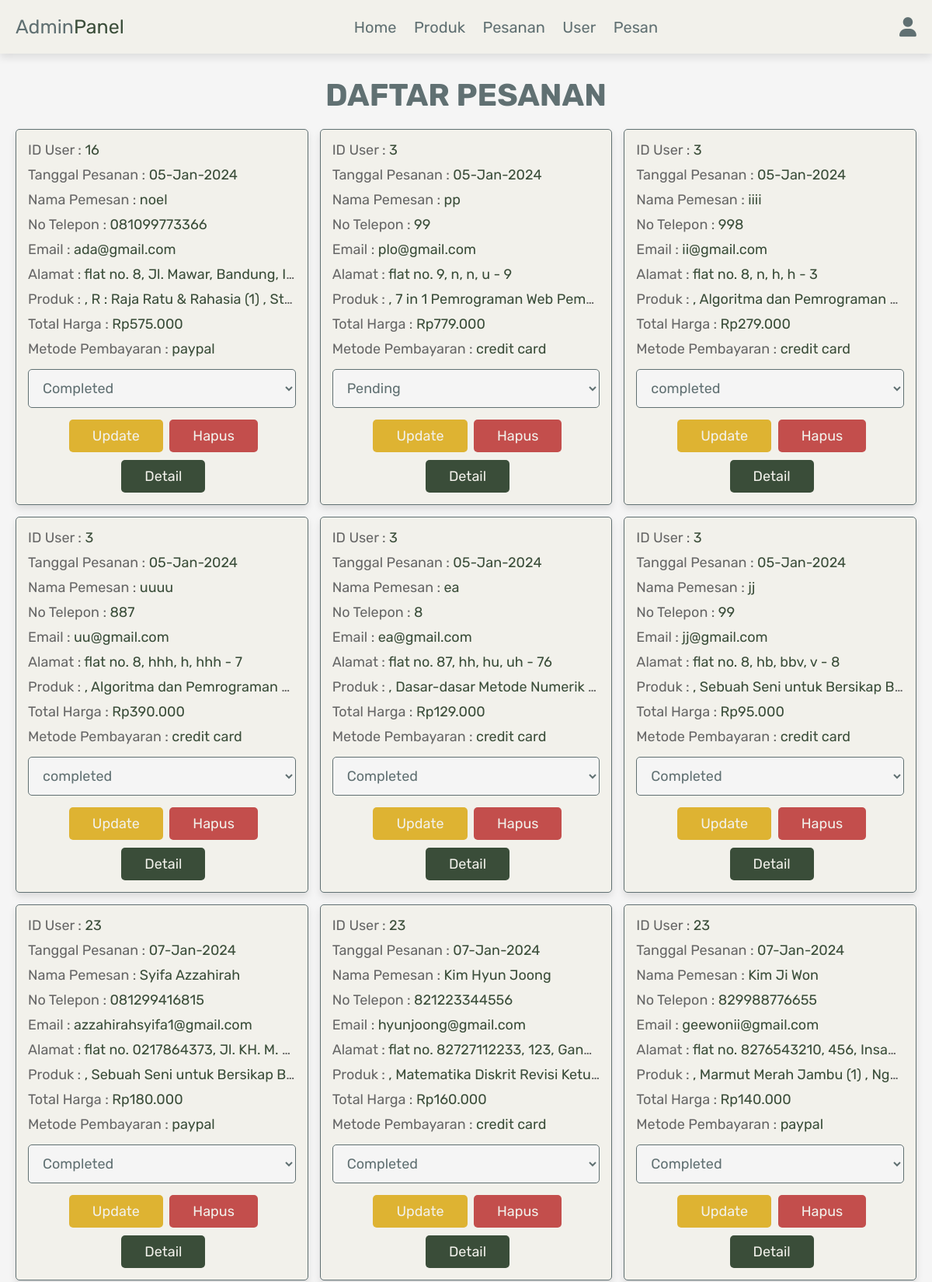
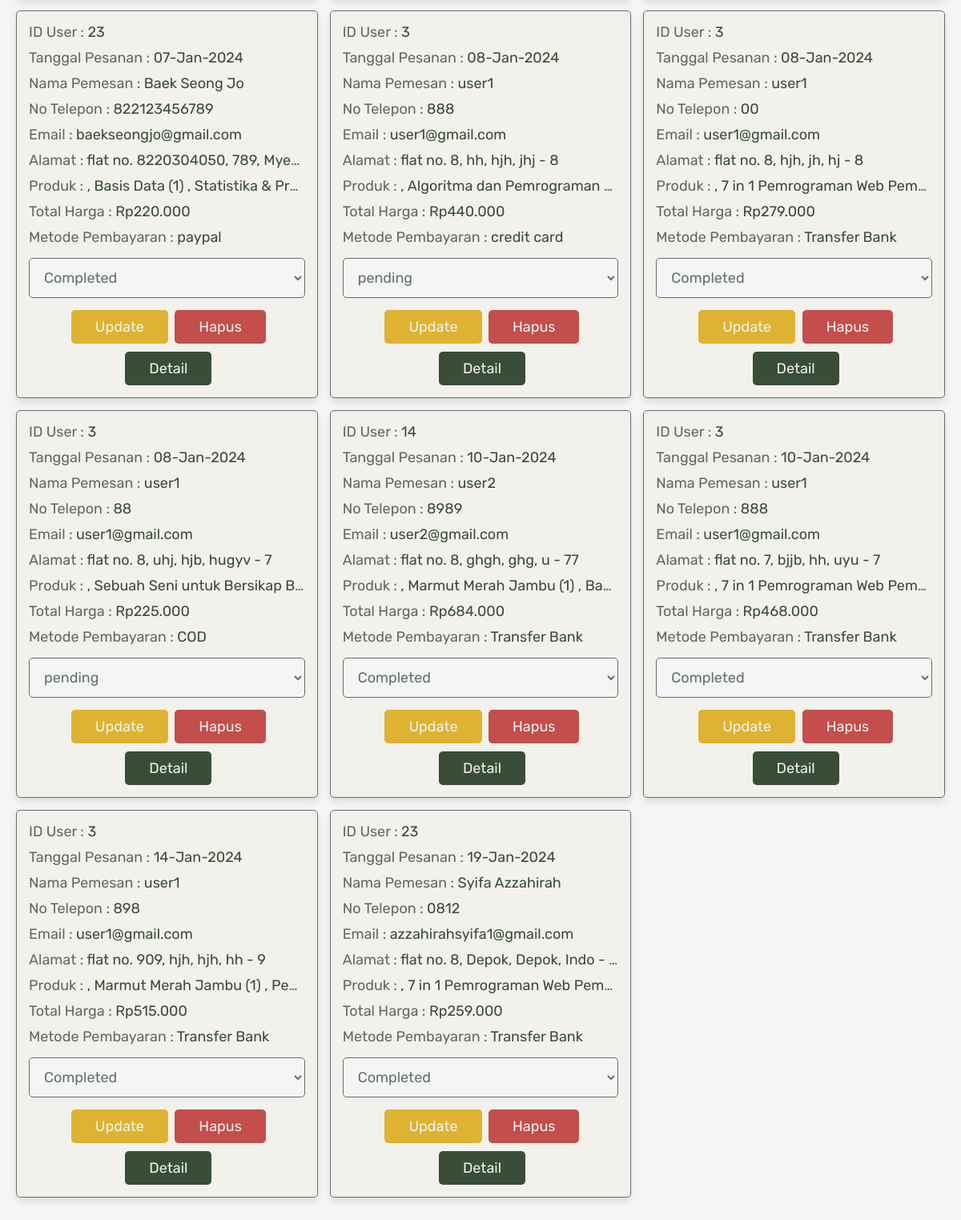
Screenshot of /admin_orders.php (signed in) with the database file from the repository (2 pictures, top to bottom).
### tables this page shows
CREATE TABLE `orders` (
  `id` int(100) NOT NULL,
  `user_id` int(100) NOT NULL,
  `name` varchar(100) NOT NULL,
  `number` varchar(12) NOT NULL,
  `email` varchar(100) NOT NULL,
  `method` varchar(50) NOT NULL,
  `address` varchar(500) NOT NULL,
  `total_products` varchar(1000) NOT NULL,
  `total_price` int(100) NOT NULL,
  `placed_on` varchar(50) NOT NULL,
  `payment_status` varchar(20) NOT NULL DEFAULT 'pending'
);

### admin_orders.php (the view, shortened to what this page needs)
<?php
include 'config.php';
?>
<!DOCTYPE html>
<html lang="en">
<head>
   <link rel="stylesheet" href="https://cdnjs.cloudflare.com/ajax/libs/font-awesome/6.0.0/css/all.min.css">
   <link rel="stylesheet" href="css/admin_style.css">
</head>
<body>
<?php include 'admin_header.php'; ?>
<section class="orders">
   <h1 class="title">Daftar Pesanan</h1>
   <div class="box-container">
      <?php
      $select_orders = mysqli_query($conn, "SELECT * FROM `orders`") or die('query failed');
      if(mysqli_num_rows($select_orders) > 0){
         while($fetch_orders = mysqli_fetch_assoc($select_orders)){
      ?>
      <div class="box">
         <p> ID User : <span><?php echo $fetch_orders['user_id']; ?></span> </p>
         <p> Tanggal Pesanan : <span><?php echo $fetch_orders['placed_on']; ?></span> </p>
         <p> Nama Pemesan : <span><?php echo $fetch_orders['name']; ?></span> </p>
         <p> No Telepon : <span><?php echo $fetch_orders['number']; ?></span> </p>
         <p> Email : <span><?php echo $fetch_orders['email']; ?></span> </p>
         <p> Alamat : <span><?php echo $fetch_orders['address']; ?></span> </p>
         <p> Produk : <span><?php echo $fetch_orders['total_products']; ?></span> </p>
         <p> Total Harga : <span>Rp<?php echo number_format($fetch_orders['total_price'], 0, ',', '.'); ?></span> </p>
         <p> Metode Pembayaran : <span><?php echo $fetch_orders['method']; ?></span> </p>
         <form action="" method="post">
            <select name="update_payment">
               <option value="" selected disabled><?php echo $fetch_orders['payment_status']; ?></option>
            </select>
            <input type="submit" value="update" name="update_order" class="option-btn">
            <a href="admin_orders.php?delete=<?php echo $fetch_orders['id']; ?>" onclick="return confirm('Hapus Pesanan Ini?');" class="delete-btn">Hapus</a>
            <a href="detail_pesanan_admin.php?id=<?php echo $fetch_orders['id']; ?>" class="detail-btn">Detail</a>
         </form>
      </div>
      <?php
         }
      }else{
         echo '<p class="empty">Tidak Ada Pesanan!</p>';
      }
      ?>
   </div>
</section>
</body>
</html>

### css/admin_style.css (style rules this page uses)
:root { --green: #4f6f52; --oldgreen: #3a4d39; --red: #c34e4c; --yellow: #deb332; --black: #607072; --white: #f2f1eb; --light-color: #666; --light-white: #ccc; --light-bg: #f5f5f5; --border: 0.1rem solid var(--black); --box-shadow: 0 0.5rem 1rem rgba(0, 0, 0, 0.1); }
* { font-family: "Rubik", sans-serif; margin: 0; padding: 0; box-sizing: border-box; outline: none; border: none; text-decoration: none; transition: all 0.2s linear; }
html { font-size: 62.5%; overflow-x: hidden; }
body { background-color: var(--light-bg); }
section { padding: 3rem 2rem; }
.title { text-align: center; margin-bottom: 2rem; text-transform: uppercase; color: var(--black); font-size: 4rem; }
.btn, .option-btn, .delete-btn, .white-btn, .detail-btn { display: inline-block; margin-top: 1rem; padding: 1rem 3rem; cursor: pointer; color: var(--white); font-size: 1.8rem; border-radius: 0.5rem; text-transform: capitalize; margin-left: 0.5rem; margin-right: 0.1rem; }
.white-btn, .btn, .detail-btn { background-color: var(--oldgreen); }
.option-btn { background-color: var(--yellow); }
.delete-btn { background-color: var(--red); }
.orders .box-container { display: grid; grid-template-columns: repeat(auto-fit, minmax(300px, 1fr)); gap: 1.5rem; max-width: 1200px; margin: 0 auto; align-items: flex-start; }
.orders .box-container .box { background-color: var(--white); padding: 1.5rem; border: var(--border); box-shadow: var(--box-shadow); border-radius: 0.5rem; text-align: left; overflow: hidden; }
.orders .box-container .box p { margin-bottom: 1rem; font-size: 1.8rem; color: var(--light-color); overflow: hidden; text-overflow: ellipsis; white-space: nowrap; }
.orders .box-container .box p span { color: var(--oldgreen); }
.orders .box-container .box form { text-align: center; }
.orders .box-container .box form select { border-radius: 0.5rem; margin: 0.5rem 0; width: 100%; background-color: var(--light-bg); border: var(--border); padding: 1.2rem 1.4rem; font-size: 1.8rem; color: var(--black); }

### rows the page displays
orders: user "16", placed_on "05-Jan-2024", name "noel", number "081099773366", email "ada@gmail.com", address "flat no. 8, Jl. Mawar, Bandung, I…", total_products ", R : Raja Ratu & Rahasia (1) , St…", total_price "575.000", method "paypal", update_payment "Completed"
orders: user "3", placed_on "05-Jan-2024", name "pp", number "99", email "plo@gmail.com", address "flat no. 9, n, n, u - 9", total_products ", 7 in 1 Pemrograman Web Pem…", total_price "779.000", method "credit card", update_payment "Pending"
orders: user "3", placed_on "05-Jan-2024", name "iiii", number "998", email "ii@gmail.com", address "flat no. 8, n, h, h - 3", total_products ", Algoritma dan Pemrograman…", total_price "279.000", method "credit card", update_payment "completed"
orders: user "3", placed_on "05-Jan-2024", name "uuuu", number "887", email "uu@gmail.com", address "flat no. 8, hhh, h, hhh - 7", total_products ", Algoritma dan Pemrograman…", total_price "390.000", method "credit card", update_payment "completed"
orders: user "3", placed_on "05-Jan-2024", name "ea", number "8", email "ea@gmail.com", address "flat no. 87, hh, hu, uh - 76", total_products ", Dasar-dasar Metode Numerik…", total_price "129.000", method "credit card", update_payment "Completed"
orders: user "3", placed_on "05-Jan-2024", name "jj", number "99", email "jj@gmail.com", address "flat no. 8, hb, bbv, v - 8", total_products ", Sebuah Seni untuk Bersikap B…", total_price "95.000", method "credit card", update_payment "Completed"
orders: user "23", placed_on "07-Jan-2024", name "Syifa Azzahirah", number "081299416815", email "azzahirahsyifa1@gmail.com", address "flat no. 0217864373, Jl. KH. M.…", total_products ", Sebuah Seni untuk Bersikap B…", total_price "180.000", method "paypal", update_payment "Completed"
orders: user "23", placed_on "07-Jan-2024", name "Kim Hyun Joong", number "821223344556", email "hyunjoong@gmail.com", address "flat no. 82727112233, 123, Gan…", total_products ", Matematika Diskrit Revisi Ketu…", total_price "160.000", method "credit card", update_payment "Completed"
orders: user "23", placed_on "07-Jan-2024", name "Kim Ji Won", number "829988776655", email "geewonii@gmail.com", address "flat no. 8276543210, 456, Insa…", total_products ", Marmut Merah Jambu (1) , Ng…", total_price "140.000", method "paypal", update_payment "Completed"
orders: user "23", placed_on "07-Jan-2024", name "Baek Seong Jo", number "822123456789", email "baekseongjo@gmail.com", address "flat no. 8220304050, 789, Mye…", total_products ", Basis Data (1) , Statistika & Pr…", total_price "220.000", method "paypal", update_payment "Completed"
orders: user "3", placed_on "08-Jan-2024", name "user1", number "888", email "user1@gmail.com", address "flat no. 8, hh, hjh, jhj - 8", total_products ", Algoritma dan Pemrograman…", total_price "440.000", method "credit card", update_payment "pending"
orders: user "3", placed_on "08-Jan-2024", name "user1", number "00", email "user1@gmail.com", address "flat no. 8, hjh, jh, hj - 8", total_products ", 7 in 1 Pemrograman Web Pem…", total_price "279.000", method "Transfer Bank", update_payment "Completed"
orders: user "3", placed_on "08-Jan-2024", name "user1", number "88", email "user1@gmail.com", address "flat no. 8, uhj, hjb, hugyv - 7", total_products ", Sebuah Seni untuk Bersikap B…", total_price "225.000", method "COD", update_payment "pending"
orders: user "14", placed_on "10-Jan-2024", name "user2", number "8989", email "user2@gmail.com", address "flat no. 8, ghgh, ghg, u - 77", total_products ", Marmut Merah Jambu (1) , Ba…", total_price "684.000", method "Transfer Bank", update_payment "Completed"
orders: user "3", placed_on "10-Jan-2024", name "user1", number "888", email "user1@gmail.com", address "flat no. 7, bjjb, hh, uyu - 7", total_products ", 7 in 1 Pemrograman Web Pem…", total_price "468.000", method "Transfer Bank", update_payment "Completed"
orders: user "3", placed_on "14-Jan-2024", name "user1", number "898", email "user1@gmail.com", address "flat no. 909, hjh, hjh, hh - 9", total_products ", Marmut Merah Jambu (1) , Pe…", total_price "515.000", method "Transfer Bank", update_payment "Completed"
orders: user "23", placed_on "19-Jan-2024", name "Syifa Azzahirah", number "0812", email "azzahirahsyifa1@gmail.com", address "flat no. 8, Depok, Depok, Indo -…", total_products ", 7 in 1 Pemrograman Web Pem…", total_price "259.000", method "Transfer Bank", update_payment "Completed"
